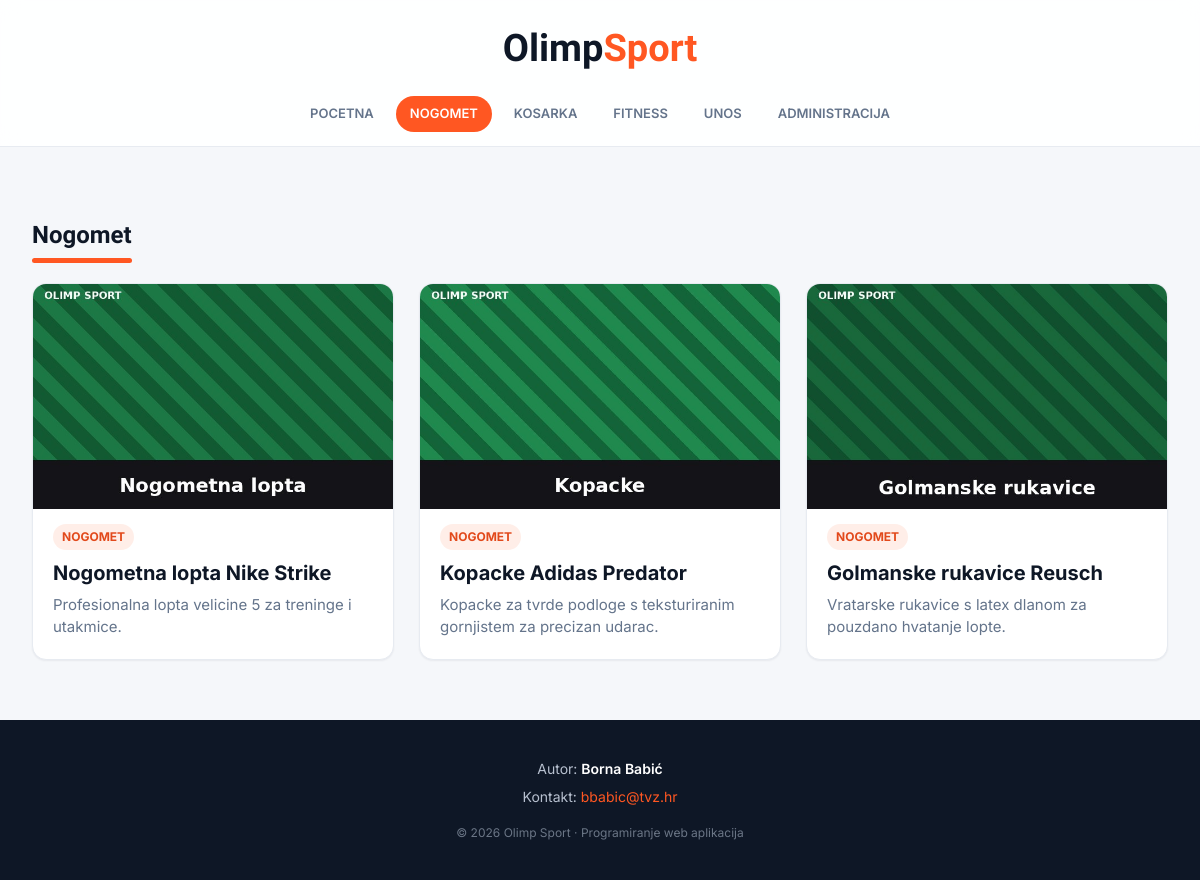
/kategorija.php?kategorija=nogomet, run on the app's committed database.
### tables this page shows
CREATE TABLE `vijesti` (
  `id` int(11) NOT NULL,
  `datum` varchar(32) NOT NULL,
  `naslov` varchar(64) NOT NULL,
  `sazetak` text NOT NULL,
  `tekst` text NOT NULL,
  `slika` varchar(64) NOT NULL,
  `kategorija` varchar(64) NOT NULL,
  `arhiva` tinyint(1) NOT NULL DEFAULT 0
);

### kategorija.php (the view, shortened to what this page needs)
<?php
include 'connect.php';
$dozvoljene = array('nogomet' => 'Nogomet', 'kosarka' => 'Kosarka', 'fitness' => 'Fitness');
$kategorija = isset($_GET['kategorija']) ? $_GET['kategorija'] : '';
$naslovKat  = isset($dozvoljene[$kategorija]) ? $dozvoljene[$kategorija] : null;
include 'header.php';
if ($naslovKat) {
    echo '<section>';
    echo '<h2 class="section-title">' . $naslovKat . '</h2>';
    echo '<div class="grid">';
    $kat    = mysqli_real_escape_string($dbc, $kategorija);
    $query  = "SELECT * FROM vijesti WHERE arhiva = 0 AND kategorija = '" . $kat . "'";
    $result = mysqli_query($dbc, $query);
    if (mysqli_num_rows($result) > 0) {
        while ($row = mysqli_fetch_array($result)) {
            echo '<article class="card">';
            echo   '<a class="thumb" href="clanak.php?id=' . $row['id'] . '">';
            echo     '<img src="' . UPLPATH . $row['slika'] . '" alt="' . htmlspecialchars($row['naslov']) . '">';
            echo   '</a>';
            echo   '<div class="card-body">';
            echo     '<span class="card-cat">' . $naslovKat . '</span>';
            echo     '<h3 class="card-title"><a href="clanak.php?id=' . $row['id'] . '">' . $row['naslov'] . '</a></h3>';
            echo     '<p class="card-excerpt">' . $row['sazetak'] . '</p>';
            echo   '</div>';
            echo '</article>';
        }
    } else {
        echo '<p class="message info">Trenutno nema proizvoda u ovoj kategoriji.</p>';
    }
    echo '</div>';
    echo '</section>';
} else {
    echo '<p class="message error">Nepoznata kategorija.</p>';
    echo '<a class="back-link" href="index.php">&larr; Natrag na naslovnicu</a>';
}
include 'footer.php';

### style.css (style rules this page uses)
:root { --bg: #f5f7fa; --surface: #ffffff; --ink: #0e1726; --muted: #64748b; --line: #e7ebf1; --accent: #ff5722; --accent-dark: #e2491b; --accent-soft: rgba(255, 87, 34, .10); --navy: #0e1726; --radius: 14px; --shadow-sm: 0 1px 2px rgba(15, 23, 42, .06); --shadow-md: 0 5px 20px rgba(15, 23, 42, .08); --shadow-lg: 0 15px 35px rgba(15, 23, 42, .14); }
* { margin: 0; padding: 0; box-sizing: border-box; }
html { -webkit-text-size-adjust: 100%; }
body { font-family: 'Inter', system-ui, -apple-system, "Segoe UI", Roboto, sans-serif; color: var(--ink); background-color: var(--bg); line-height: 1.5; }
a { color: inherit; text-decoration: none; }
img { max-width: 100%; display: block; }
.section-title { font-family: 'Sora', sans-serif; font-size: 24px; font-weight: 800; color: var(--ink); margin: 40px 0 20px; padding-bottom: 10px; position: relative; }
.section-title::after { content: ""; position: absolute; left: 0; bottom: 0; width: 100px; height: 5px; border-radius: 5px; background: var(--accent); }
.grid { display: grid; grid-template-columns: repeat(3, 1fr); gap: 25px; }
article.card { display: flex; flex-direction: column; background: var(--surface); border: 1px solid var(--line); border-radius: var(--radius); overflow: hidden; box-shadow: var(--shadow-sm); transition: transform .2s ease, box-shadow .2s ease; }
article.card .thumb { display: block; overflow: hidden; background: #eef1f6; aspect-ratio: 16 / 10; }
article.card .thumb img { width: 100%; height: 100%; object-fit: cover; }
article.card .card-body { padding: 15px 20px 20px; display: flex; flex-direction: column; flex: 1; }
article.card .card-cat { align-self: flex-start; font-size: 12px; font-weight: 700; text-transform: uppercase; color: var(--accent-dark); background: var(--accent-soft); padding: 4px 9px; border-radius: 999px; margin-bottom: 10px; }
article.card .card-title { font-size: 20px; font-weight: 700; line-height: 1.3; margin-bottom: 8px; }
article.card .card-title a { transition: color .15s; }
article.card .card-excerpt { font-size: 15px; color: var(--muted); }

### data on the page
vijesti: slika (picture), naslov "Nogometna lopta Nike Strike", sazetak "Profesionalna lopta velicine 5 za treninge i utakmice."
vijesti: slika (picture), naslov "Kopacke Adidas Predator", sazetak "Kopacke za tvrde podloge s teksturiranim gornjistem za precizan udarac."
vijesti: slika (picture), naslov "Golmanske rukavice Reusch", sazetak "Vratarske rukavice s latex dlanom za pouzdano hvatanje lopte."

### other printed values
$naslovKat "Nogomet"
